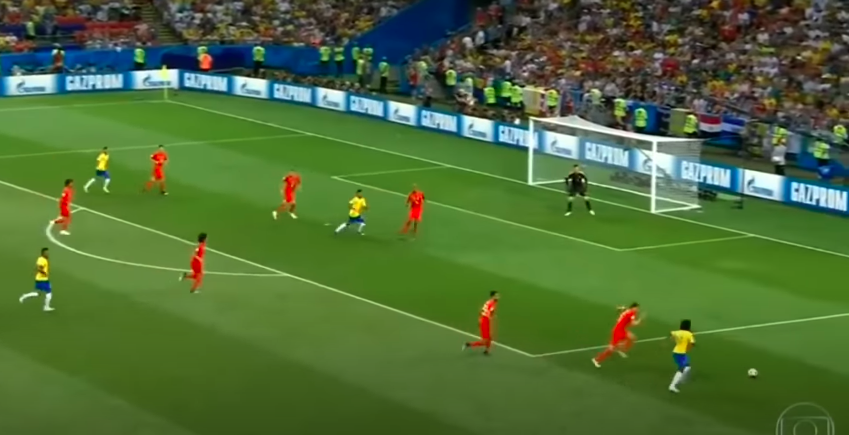
#> input picture Test/BraBel2.png, 849 x 435 px
$ python TeamClustering.py
#> lines starting #> are read from the running program, lines starting #| are printed output that depends on the picture; after the words box and inside, x2 and y2 are one past the last pixel; in counts of white or black regions, pixels touching at a corner belong together
### PreProcessing.py
import cv2
import numpy as np
from matplotlib import pyplot as plt


class PreProcessing:

    def __init__(self, img):
        self.img = img


    def GrayThresh(img):

        # convert to hsv image
        hsv = cv2.cvtColor(img, cv2.COLOR_BGR2HSV)

        # green range
        lower_green = np.array([40,40,40])
        upper_green = np.array([70,255,255])

        # define a mask with upper and lower values
        mask = cv2.inRange(hsv, lower_green, upper_green)

        # apply mask
        res = cv2.bitwise_and(img, img, mask=mask)

        # hsv to gray
        res_bgr = cv2.cvtColor(res, cv2.COLOR_HSV2BGR)
        res_gray = cv2.cvtColor(res_bgr, cv2.COLOR_BGR2GRAY)

        # define some morphological operations to reduce noise
        kernel = np.ones((15,15), np.uint8)
        thresh = cv2.threshold(res_gray, 127, 255, cv2.THRESH_BINARY_INV |  cv2.THRESH_OTSU)[1]
        thresh = cv2.morphologyEx(thresh, cv2.MORPH_CLOSE, kernel)

        return res_gray, thresh


frame = cv2.imread("Test/BraBel2.png")
#> frame is the input picture: shape (435, 849, 3); mean B, G, R 55.8, 108.5, 78.6
gray, thresh = PreProcessing.GrayThresh(frame)
#> in GrayThresh, `hsv = cv2.cvtColor(img, cv2.COLOR_BGR2HSV)`: hsv: shape (435, 849, 3); mean H, S, V 50.3, 149.3, 114.1
#> in GrayThresh, `mask = cv2.inRange(hsv, lower_green, upper_green)`:
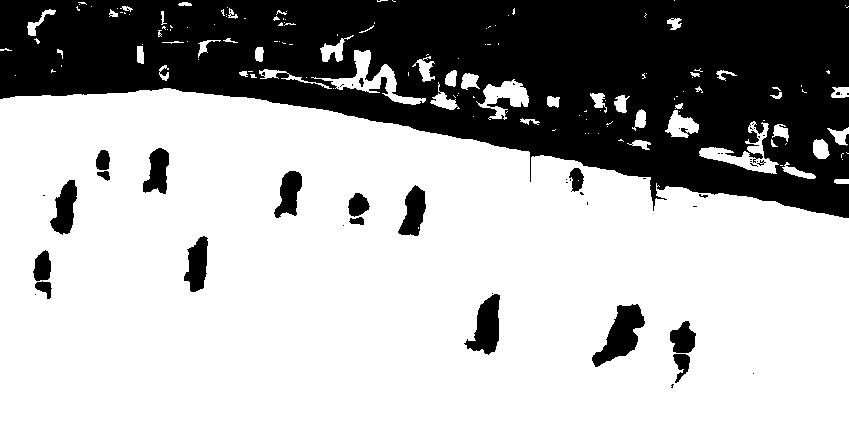
#> mask: shape (435, 849); 68% white; 55 black regions (36 under 20 px), largest, box (x1, y1, x2, y2) and area: (0, 0, 849, 218) 108441, (592, 304, 645, 367) 1593, (464, 294, 500, 355) 1230
#> in GrayThresh, `res_bgr = cv2.cvtColor(res, cv2.COLOR_HSV2BGR)`:
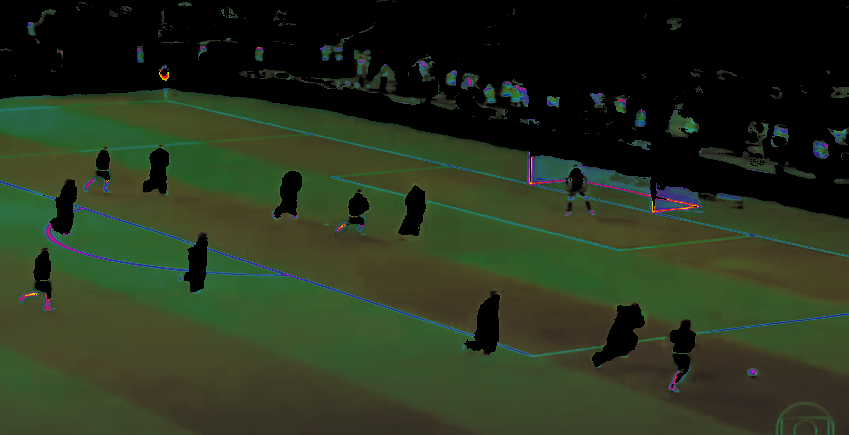
#> res_bgr: shape (435, 849, 3); mean B, G, R 29.8, 51.2, 40.1
#> in GrayThresh, `thresh = cv2.threshold(res_gray, 127, 255, cv2.THRESH_BINARY_INV |  cv..`: thresh: shape (435, 849); 32.3% white; 63 white regions (46 under 20 px), largest, box (x1, y1, x2, y2) and area: (0, 0, 849, 219) 109493, (592, 304, 645, 367) 1595, (464, 291, 500, 355) 1248
#> in GrayThresh, `thresh = cv2.morphologyEx(thresh, cv2.MORPH_CLOSE, kernel)`: thresh: shape (435, 849); 35% white; 16 white regions (4 under 20 px), largest, box (x1, y1, x2, y2) and area: (0, 0, 849, 219) 119393, (592, 304, 645, 367) 1642, (464, 291, 500, 355) 1286

# plot multiple images
plt.subplots(1, 2, figsize=(20, 15))


plt.subplot(1, 2, 1), plt.imshow(gray, cmap = 'gray', vmin = 0, vmax = 255)
plt.title('original')
plt.xticks([]),plt.yticks([])

plt.subplot(1, 2, 2), plt.imshow(thresh, cmap = 'gray', vmin = 0, vmax = 255)
plt.title('out')
plt.xticks([]),plt.yticks([])

plt.show()
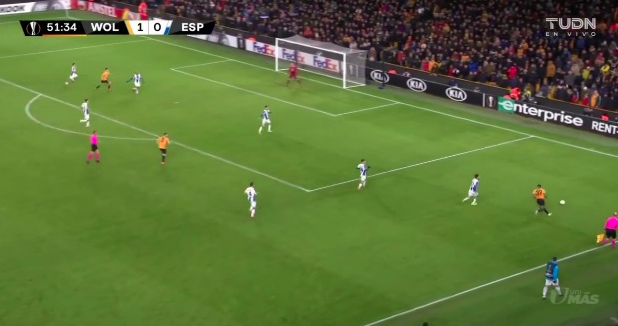
#> input picture Test/Wolv.png, 618 x 326 px
#> further down, img is the input picture: shape (326, 618, 3); mean B, G, R 56.3, 116, 93.3
plt.close()

### TeamClustering.py
import cv2
import numpy as np
from matplotlib import pyplot as plt
from sklearn.cluster import KMeans
import pandas as pd
from PreProcessing import PreProcessing
import seaborn as sns
sns.set_style('whitegrid')

class Colors:


    """"
    new approach:
        - identify the avg color value inside rectangle for each player
        - use a k means clustering to get which team does he belong to
        - if we do not get good outputs, try to color quantization
        (https://docs.opencv.org/master/d1/d5c/tutorial_py_kmeans_opencv.html)
    """

    def GetAvg(image, k):
        # se o resultado for ruim, dá pra tentar tirar o fundo verde
        reshape = image.reshape((image.shape[0]*image.shape[1], 3))
        cluster = KMeans(n_clusters = k).fit(reshape)
        labels = np.arange(0, len(np.unique(cluster.labels_)) + 1)
        (hist, _) = np.histogram(cluster.labels_, bins = labels)
        hist = hist.astype("float")
        hist /= hist.sum()

        rect = np.zeros((50, 300, 3), dtype=np.uint8)
        colors = sorted([(percent, color) for (percent, color) in zip(hist, cluster.cluster_centers_)])

        # por ora, fodase as porcentagens
        main_list = []
        for j in range(k):
            array = colors[j][1]
            main_list.append(array)

        main_array = np.vstack(main_list)
        lista = np.concatenate(main_array).ravel().tolist()

        # out: lista de k arrays, array de k arrays, lista com k*3 elementos
        return main_list, main_array, lista


    #input colors should be np.array
    def TeamsK(frame, k):

#> called with k = 3
        rgb = cv2.cvtColor(frame, cv2.COLOR_BGR2RGB)
        hsv = cv2.cvtColor(frame, cv2.COLOR_BGR2HSV)
#> hsv: shape (326, 618, 3); mean H, S, V 60.2, 135.8, 120.2
        gray, thresh = PreProcessing.GrayThresh(frame)
#> in GrayThresh (call 2), `mask = cv2.inRange(hsv, lower_green, upper_green)`: mask: shape (326, 618); 75.9% white; 69 black regions (52 under 20 px), largest, box (x1, y1, x2, y2) and area: (0, 0, 618, 142) 45476, (595, 212, 618, 248) 557, (86, 129, 104, 165) 394
#> in GrayThresh (call 2), `res_bgr = cv2.cvtColor(res, cv2.COLOR_HSV2BGR)`:
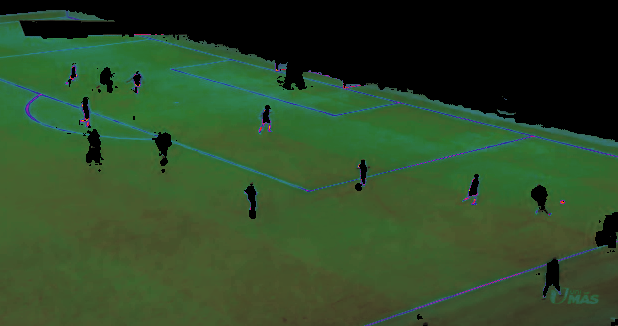
#> res_bgr: shape (326, 618, 3); mean B, G, R 39, 72.6, 45.5
#> in GrayThresh (call 2), `res_gray = cv2.cvtColor(res_bgr, cv2.COLOR_BGR2GRAY)`:
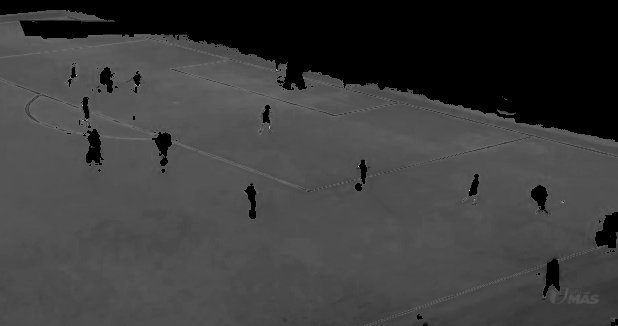
#> res_gray: shape (326, 618); min 0, max 197, mean 60.7
#> in GrayThresh (call 2), `thresh = cv2.threshold(res_gray, 127, 255, cv2.THRESH_BINARY_INV |  cv..`: thresh: shape (326, 618); 24.2% white; 71 white regions (54 under 20 px), largest, box (x1, y1, x2, y2) and area: (0, 0, 618, 142) 45516, (595, 212, 618, 248) 558, (86, 129, 104, 165) 398
#> in GrayThresh (call 2), `thresh = cv2.morphologyEx(thresh, cv2.MORPH_CLOSE, kernel)`:
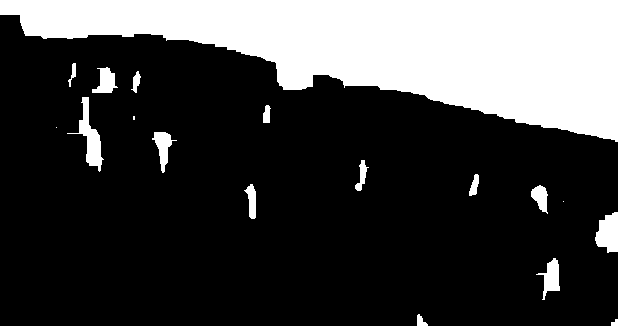
#> thresh: shape (326, 618); 25.4% white; 18 white regions (3 under 20 px)


        thickness = 2
        font = cv2.FONT_HERSHEY_SIMPLEX

        x_ = []
        y_ = []
        w_ = []
        h_ = []
        contours, hierarchy = cv2.findContours(thresh, cv2.RETR_TREE, cv2.CHAIN_APPROX_SIMPLE)
#> contours = 18 contours, 3 with area under 20; largest, box (x1, y1, x2, y2) and area: (0, 0, 618, 142) 46354, (67, 97, 104, 172) 720, (595, 212, 618, 253) 640, (536, 258, 560, 300) 402, (152, 132, 177, 173) 372

        for c in contours:
          x,y,w,h = cv2.boundingRect(c)
          x_.append(x)
          y_.append(y)
          w_.append(w)
          h_.append(h)
#> this loop made 18 passes
#> (x, y, w, h) on passes 1, 2, 3, 4, 5, 6, 7, 8, 9, 10, 11, 13: (611, 319, 7, 7), (417, 314, 11, 12), (536, 258, 24, 42), (595, 212, 23, 41), (563, 201, 1, 1), (531, 185, 17, 29), (244, 184, 12, 35), (469, 174, 10, 22), (355, 160, 14, 31), (152, 132, 25, 41), (56, 127, 1, 1), (263, 105, 8, 18)
#> (c, x, y, w, h) on pass 12: ([[133, 116], [133, 119], [134, 119], [134, 116]], 133, 116, 2, 4)
#> after the loop, h_ = [7, 12, 42, 41, 1, 29, 35, 22, 31, 41, 1, 4, 18, 75, 22, 26, 24, 142]; w_ = [7, 11, 24, 23, 1, 17, 12, 10, 14, 25, 1, 2, 8, 37, 10, 26, 8, 618]; x_ = [611, 417, 536, 595, 563, 531, 244, 469, 355, 152, 56, 133, 263, 67, 131, 92, 68, 0]; y_ = [319, 314, 258, 212, 201, 185, 184, 174, 160, 132, 127, 116, 105, 97, 71, 67, 63, 0]

        kmeans = KMeans(n_clusters = 2)
        ls = []
        ar = []
        value = []
        images = []

        # mask the field in order to improve the GetAvg func
        # green range
        lower_green = np.array([40,40,40])
        upper_green = np.array([70,255,255])

        for i in range(len(x_)):
            if(h_[i]>(1.005)*w_[i]):
                if(w_[i]>4 and h_[i]>4):
                    player_image = frame[y_[i]:y_[i]+h_[i], x_[i]:x_[i]+w_[i]]
                    _, _, colors = Colors.GetAvg(player_image, k)
                    value.append(colors)
#> this loop made 18 passes
#> (hist in GetAvg, colors) on passes 3, 4, 8, 14: ([0.666, 0.141, 0.193], [154.7, 164.9, 152, 122.8, 91.45, 40.1, 55.37, 102.3, 75.65]), ([0.145, 0.76, 0.0944], [25.47, 25, 42.61, 162.1, 23.69, 229.6, 59.01, 112.4, 108.9]), ([0.236, 0.223, 0.541], [222, 222.4, 216.8, 156.1, 170.2, 157.5, 79.5, 119.9, 99.12]), ([0.0948, 0.875, 0.0299], [199, 224.3, 214.9, 119.1, 116.8, 174, 60.98, 139.3, 110.3])
#> hist in GetAvg on passes 2, 6, 7, 9, 10, 13: [0.424, 0.129, 0.447], [0.637, 0.176, 0.187], [0.571, 0.281, 0.148], [0.21, 0.627, 0.164], [0.75, 0.0937, 0.156], [0.403, 0.312, 0.285]
#> after the loop, value = 12 items

        players = {}
        for j in range(len(value)):
            players['player' + str(j+1)] = value[j]
#> this loop made 12 passes
#> after the loop, players = 12 items

        #se mudar o K, tem que mudar essa linha
        df = pd.DataFrame(players, index = ['R1', 'G1', 'B1', 'R2', 'G2', 'B2', 'R3', 'G3', 'B3'])
#> df = table of 9 rows and 12 columns
        df = df.T
#> df = table of 12 rows and 9 columns
        # df['Target'] = [1, 0, 0, 0, 1, 0, 1, 0, 0]
        kmeans = KMeans(n_clusters = 2)
        kmeans.fit(df)
        df['Labels'] = kmeans.labels_

        colorB = (255,0,0)
        colorA = (0, 0, 255)

        j = 0
        for i in range(len(x_)):
            if(h_[i]>(1.005)*w_[i]):
                if(w_[i]>4 and h_[i]>4):
                    v0 = (x_[i], y_[i])
                    vf = (x_[i]+w_[i], y_[i]+h_[i])
                    if(df['Labels'][j] == 0):
                        final = cv2.rectangle(frame, v0, vf, colorA, thickness)
                        cv2.putText(final, 'team A', (x_[i]-2, y_[i]-2), font, 0.5, colorA, 1, cv2.LINE_AA)
                    else:
                        final = cv2.rectangle(frame, v0, vf, colorB, thickness)
                        cv2.putText(final, 'team B', (x_[i]-2, y_[i]-2), font, 0.5, colorB, 1, cv2.LINE_AA)
                    j = j+1
#> this loop made 18 passes
#> (v0, vf) on passes 2, 3, 4, 6, 7, 8, 9, 10, 13, 14, 15, 17: ((417, 314), (428, 326)), ((536, 258), (560, 300)), ((595, 212), (618, 253)), ((531, 185), (548, 214)), ((244, 184), (256, 219)), ((469, 174), (479, 196)), ((355, 160), (369, 191)), ((152, 132), (177, 173)), ((263, 105), (271, 123)), ((67, 97), (104, 172)), ((131, 71), (141, 93)), ((68, 63), (76, 87))
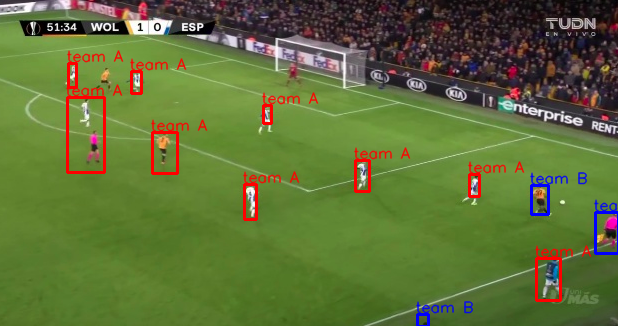
#> final: shape (326, 618, 3); mean B, G, R 56.1, 112.5, 95.8
#> after the loop, j = 12


        return df, final


"""
//////////////////////////
/// Testing Function ////
/////////////////////////
 (\__/)  ||
 (•ㅅ•)  ||
 ( 　 づ ||
"""


k = 3
img = cv2.imread("Test/Wolv.png")
df, final = Colors.TeamsK(img, k)
#> df = table of 12 rows and 10 columns
final = cv2.cvtColor(final, cv2.COLOR_BGR2RGB)
plt.figure(figsize=(20,20), dpi = 72)
plt.imshow(final)
plt.title('Identified players')
plt.xticks([]), plt.yticks([])
